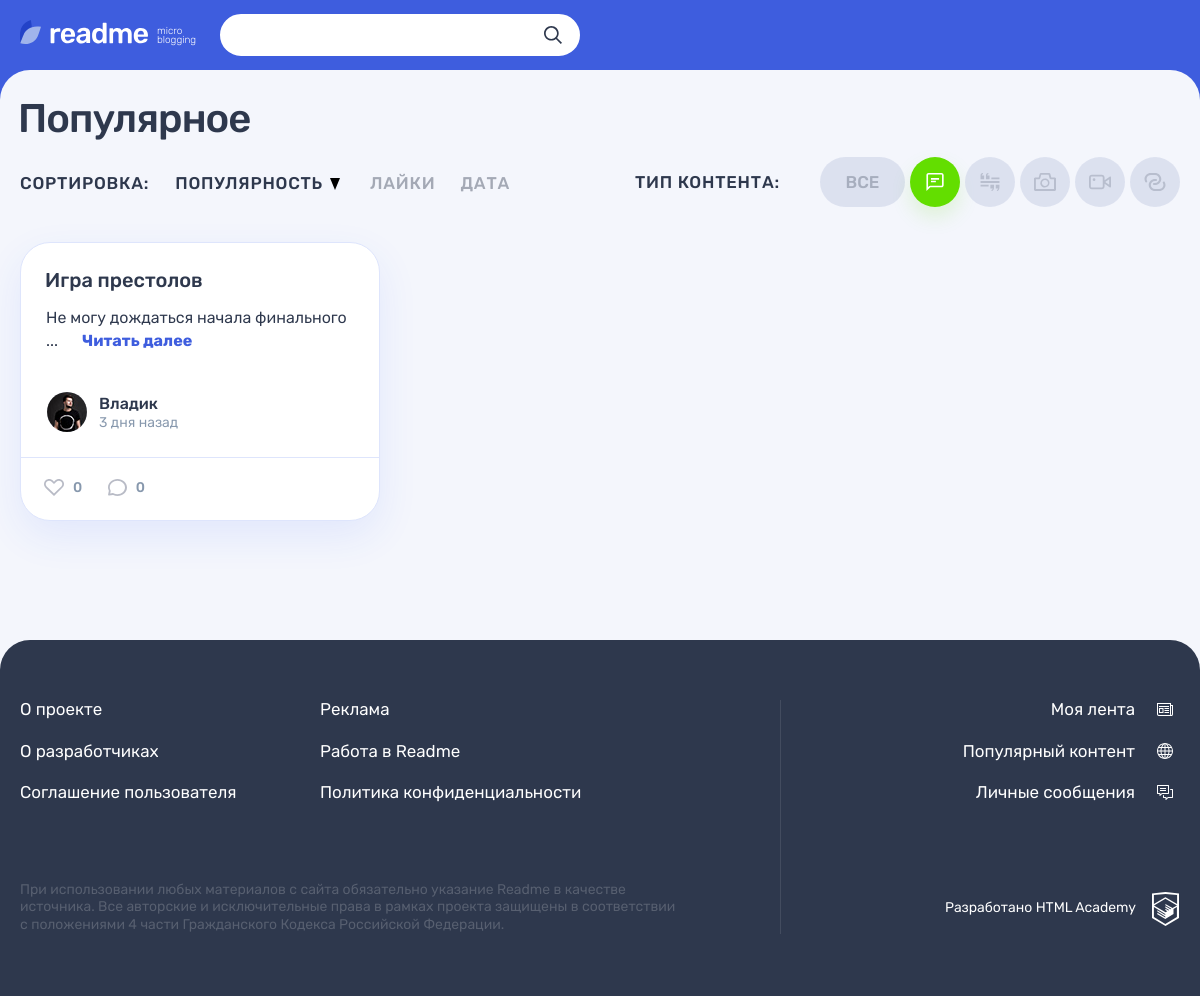
Screenshot of /popular.php?type_id=1&sort_type=popular&sort_direction=desc (signed in) with the database file from the repository.
### tables this page shows
CREATE TABLE `types`
(
    `id`         INT UNSIGNED                       NOT NULL AUTO_INCREMENT PRIMARY KEY,
    `title`      VARCHAR(255)                       NOT NULL,
    `icon_url`   VARCHAR(2048)                      NOT NULL,
    `created_at` DATETIME DEFAULT CURRENT_TIMESTAMP NOT NULL,
    `updated_at` DATETIME DEFAULT CURRENT_TIMESTAMP ON UPDATE CURRENT_TIMESTAMP
);

CREATE TABLE `posts`
(
    `id`               INT UNSIGNED                           NOT NULL AUTO_INCREMENT PRIMARY KEY,
    `created_at`       DATETIME     DEFAULT CURRENT_TIMESTAMP NOT NULL,
    `updated_at`       DATETIME     DEFAULT CURRENT_TIMESTAMP ON UPDATE CURRENT_TIMESTAMP,
    `title`            VARCHAR(255)                           NOT NULL,
    `content`          TEXT                                   NULL,
    `author_quote`     VARCHAR(255)                           NULL,  
    `image_url`        VARCHAR(2048)                          NULL,
    `video_url`        VARCHAR(2048)                          NULL,
    `website_url`      VARCHAR(2048)                          NULL,
    `views_count`      INT UNSIGNED DEFAULT 0,                       
    `repost_flag`      BOOL         DEFAULT FALSE,                   
    `original_post_id` INT UNSIGNED,                                 
    `user_id`          INT UNSIGNED                           NOT NULL,
    `type_id`          INT UNSIGNED                           NOT NULL,
    FOREIGN KEY (user_id) REFERENCES users (id),
    FOREIGN KEY (type_id) REFERENCES types (id)
);

CREATE TABLE `users`
(
    `id`         INT UNSIGNED                       NOT NULL AUTO_INCREMENT PRIMARY KEY,
    `email`      VARCHAR(255)                       NOT NULL,
    `login`      VARCHAR(255)                       NOT NULL,
    `password`   VARCHAR(255)                       NOT NULL,
    `avatar_url` VARCHAR(2048)                      NOT NULL,
    `created_at` DATETIME DEFAULT CURRENT_TIMESTAMP NOT NULL,
    `updated_at` DATETIME DEFAULT CURRENT_TIMESTAMP ON UPDATE CURRENT_TIMESTAMP
);

### sql-connect.php (called while the page is built, shortened)
<?php
function getContentTypes($connect)
{
    $sqlCategory = "SELECT id, title, icon_url FROM types";
    $resultCategory = mysqli_query($connect, $sqlCategory);
    return mysqli_fetch_all($resultCategory, MYSQLI_ASSOC);
}
function getListPosts($connect, $typeId, $sortType, $sortDirection)
{
    $order = "";
    switch ($sortType) {
        case 'popular':
            $order = " posts.views_count $sortDirection";
            break;
    }
    $sqlPosts = "SELECT
        posts.*,
        types.id AS 'type_id',
        types.title AS 'type_title',
        users.id AS 'user_id',
        users.login AS 'user_login',
        users.avatar_url AS 'user_avatar_url',
        (SELECT COUNT(likes.user_id) FROM likes WHERE likes.post_id = posts.id) AS 'count_post_likes',
        (SELECT COUNT(comments.id) FROM comments WHERE comments.post_id=posts.id) AS 'count_post_comments'
FROM posts
          INNER JOIN users ON posts.user_id = users.id
          INNER JOIN types ON posts.type_id = types.id
WHERE $typeId > 0 AND types.id = $typeId OR $typeId = 0 AND types.id >= $typeId
ORDER BY " . $order . " LIMIT " . QUANTITY_POPULAR_POSTS;
    $resultPosts = mysqli_query($connect, $sqlPosts);
    return mysqli_fetch_all($resultPosts, MYSQLI_ASSOC);
}

### functions/validate-functions.php (called while the page is built, shortened)
<?php
function htmlValidate($text)
{
    return htmlspecialchars($text, ENT_QUOTES | ENT_SUBSTITUTE, 'UTF-8');
}

### templates/popular-page.php (the view, shortened to what this page needs)
<section class="page__main page__main--popular">
    <div class="container">
        <h1 class="page__title page__title--popular">Популярное</h1>
    </div>
    <div class="popular container">
        <div class="popular__filters-wrapper">
            <div class="popular__sorting sorting">
                <b class="popular__sorting-caption sorting__caption">Сортировка:</b>
                <ul class="popular__sorting-list sorting__list">
                    <li class="sorting__item sorting__item--popular">
                        <a class="sorting__link<?= popularAddClass($pageParams, 'popular'); ?>"
                           href="/popular.php?<?= getModPageQuery($pageParams, ["sort_type" => "popular"], true); ?>">
                            <span>Популярность</span>
                            <svg class="sorting__icon" width="10" height="12">
                                <use xlink:href="#icon-sort"></use>
                            </svg>
                        </a>
                    </li>
                    <li class="sorting__item">
                        <a class="sorting__link<?= popularAddClass($pageParams, 'like'); ?>"
                           href="/popular.php?<?= getModPageQuery($pageParams, ["sort_type" => "like"], true); ?>">
                            <span>Лайки</span>
                        </a>
                    </li>
                    <li class="sorting__item">
                        <a class="sorting__link<?= popularAddClass($pageParams, 'date'); ?>"
                           href="/popular.php?<?= getModPageQuery($pageParams, ["sort_type" => "date"], true); ?>">
                            <span>Дата</span>
                        </a>
                    </li>
                </ul>
            </div>
            <div class="popular__filters filters">
                <b class="popular__filters-caption filters__caption">Тип контента:</b>
                <ul class="popular__filters-list filters__list">
                    <li class="popular__filters-item popular__filters-item--all filters__item filters__item--all">
                        <a class="filters__button filters__button--ellipse filters__button--all
                        <?= $pageParams["type_id"] == 0 ? "filters__button--active" : "" ?>"
                           href="/popular.php">
                            <span>Все</span>
                        </a>
                    </li>
                    <?php foreach ($types as $type): ?>
                        <li class="popular__filters-item filters__item">
                            <a class="filters__button filters__button--<?= $type['title'] ?> button
                            <?= (isset($type['id']) && $pageParams["type_id"] == $type['id']) ? "filters__button--active" : "" ?>"
                               href="/popular.php?<?= getModPageQuery(
                                   $pageParams,
                                   [
                                       "type_id" => $type["id"],
                                       "sort_type" => "popular"
                                   ]
                               ); ?>">
                                <svg class="filters__icon" width="22" height="18">
                                    <use xlink:href="#<?= $type['icon_url'] ?>"></use>
                                </svg>
                            </a>
                        </li>
                    <?php endforeach; ?>
                </ul>
            </div>
        </div>
        <div class="popular__posts">
            <?php foreach ($posts as $post): ?>
                <article class="popular__post post post-<?= $post['type_title'] ?>">
                    <header class="post__header">
                        <h2>
                            <a href="/post.php?id=<?= $post['id'] ?>">
                                <?= htmlValidate($post['title']) ?>
                            </a>
                        </h2>
                    </header>
                    <div class="post__main">
                        <?= includeTemplate("forms-posts/" . $post['type_title'] . "-post.php", ['post' => $post]); ?>
                    </div>
                    <footer class="post__footer">
                        <div class="post__author">
                            <a class="post__author-link" href="/profile.php?id=<?= $post['user_id'] ?>" title="Автор">
                                <div class="post__avatar-wrapper">
                                    <img class="post__author-avatar"
                                         src="img/<?= htmlValidate($post['user_avatar_url']) ?>"
                                         alt="Аватар пользователя">
                                </div>
                                <div class="post__info">
                                    <b class="post__author-name"><?= strip_tags(
                                            $post['user_login']
                                        ) ?></b>
                                    <time class="post__time" <?= htmlTime($post['created_at']) ?>>
                                        <?= publicationLife($post['created_at']) ?>
                                    </time>
                                </div>
                            </a>
                        </div>
                        <div class="post__indicators">
                            <div class="post__buttons">
                                <a class="post__indicator post__indicator--likes button" href="#" title="Лайк">
                                    <svg class="post__indicator-icon" width="20" height="17">
                                        <use xlink:href="#icon-heart"></use>
                                    </svg>
                                    <span><?= $post['count_post_likes'] ?></span>
                                </a>
                                <a class="post__indicator post__indicator--comments button"
                                   href="/post.php?id=<?= $post['id'] ?>"
                                   title="Комментарии">
                                    <svg class="post__indicator-icon" width="19" height="17">
                                        <use xlink:href="#icon-comment"></use>
                                    </svg>
                                    <span><?= $post['count_post_comments'] ?></span>
                                </a>
                            </div>
                        </div>
                    </footer>
                </article>
            <?php endforeach ?>
        </div>
    </div>
</section>

### functions/functions.php (shortened to what this page needs)
<?php
function cropText($text, $count, $postId)
{
    $i = 0;
    $line = "";
    if (strlen($text) > $count) {
        $pieces = explode(" ", $text);
        foreach ($pieces as $piece) {
            $long = strlen($piece);
            $i = $i + $long + 1;
            if ($i < $count) {
                $line .= "$piece ";
            } else {
                return htmlValidate(
                        $line
                    ) . "...<a class='post-text__more-link' href='/post.php?id=" . $postId . "'>Читать далее</a>";
            }
        }
    } else {
        return $text;
    }
}
function includeTemplate($name, array $data = [])
{
    $name = 'templates/' . $name;
    extract($data);
    require $name;
    $result = ob_get_clean();
    return $result;
}
function getNounPluralForm(int $number, string $one, string $two, string $many)
{
    $mod10 = $number % 10;
    switch (true) {
        case ($mod10 >= 2 && $mod10 <= 4):
            return $two;
    }
}
function publicationLife($publishTime)
{
    $differentTime = time() - strtotime($publishTime);
    switch (true) {
        case ($differentTime >= 86400 && $differentTime < 604800):
            $differentTime = floor($differentTime / 86400);
            return "{$differentTime} " .
                getNounPluralForm(
                    $differentTime,
                    'день',
                    'дня',
                    'дней'
                ) . " назад";
    }
}
function popularAddClass($pageParams, $sortType)
{
    $popularAddClass = '';
    if (!empty($pageParams['sort_type']) && $pageParams['sort_type'] == $sortType) {
        $popularAddClass .= " sorting__link--active";
    }
    return $popularAddClass;
}
function getPageDefaultParams()
{
    return [
        "type_id" => [0, 1, 2, 3, 4, 5],
        "sort_type" => ["popular", "like", "date"],
        "sort_direction" => ["asc", "desc"]
    ];
}
function popularParams()
{
    $availParams = getPageDefaultParams();
    $pageParams = ["type_id" => 0, "sort_type" => "popular", "sort_direction" => "desc"];
    if (!empty($_GET["type_id"])) {
        $typeId = filter_input(INPUT_GET, "type_id", FILTER_SANITIZE_NUMBER_INT);
        if (in_array($typeId, $availParams["type_id"])) {
            $pageParams["type_id"] = $typeId;
        }
    }
    if (!empty($_GET["sort_type"])) {
        $typeId = filter_input(INPUT_GET, "sort_type", FILTER_SANITIZE_STRING);
        if (in_array($typeId, $availParams["sort_type"])) {
            $pageParams["sort_type"] = $typeId;
        }
    }
    if (!empty($_GET["sort_direction"])) {
        $typeId = filter_input(INPUT_GET, "sort_direction", FILTER_SANITIZE_STRING);
        if (in_array($typeId, $availParams["sort_direction"])) {
            $pageParams["sort_direction"] = $typeId;
        }
    }
    return $pageParams;
}
function modPageParams($pageParams = [], array $modParams = [], $reverseSort = false)
{
    if (!empty($modParams["sort_type"]) && $pageParams["sort_type"] != $modParams["sort_type"]) {
        $reverseSort = false;
        $pageParams["sort_direction"] = "desc";
    }
    if ($reverseSort) {
        $pageParams['sort_direction'] = ($pageParams['sort_direction'] == 'asc') ? 'desc' : 'asc';
    }
    foreach ($modParams as $mod => $value) {
        $pageParams[$mod] = $value;
    }
    return $pageParams;
}
function getModPageQuery($pageParams = [], array $modParams = [], $reverseSort = false)
{
    $params = modPageParams($pageParams, $modParams, $reverseSort);
    return http_build_query($params);
}
function htmlTime($publishTime)
{
    return 'datetime="' . $publishTime . '" title="' . date('d.m.Y H:i', strtotime($publishTime)) . '"';
}

### rows the page displays
posts: title "Игра престолов", user.avatar_url (picture), user.login "Владик", created_at "3 дня назад", count_post_likes "0", count_post_comments "0"
